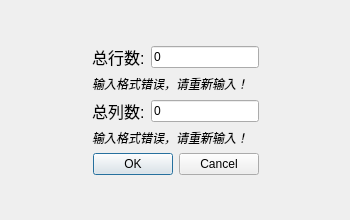
<?xml version="1.0" encoding="UTF-8"?>
<ui version="4.0">
 <class>DialogNew</class>
 <widget class="QDialog" name="DialogNew">
  <property name="geometry">
   <rect>
    <x>0</x>
    <y>0</y>
    <width>350</width>
    <height>220</height>
   </rect>
  </property>
  <property name="sizePolicy">
   <sizepolicy hsizetype="Minimum" vsizetype="Preferred">
    <horstretch>0</horstretch>
    <verstretch>0</verstretch>
   </sizepolicy>
  </property>
  <property name="minimumSize">
   <size>
    <width>350</width>
    <height>220</height>
   </size>
  </property>
  <property name="maximumSize">
   <size>
    <width>16777215</width>
    <height>16777215</height>
   </size>
  </property>
  <property name="windowTitle">
   <string>Dialog</string>
  </property>
  <layout class="QGridLayout" name="gridLayout">
   <item row="0" column="1">
    <spacer name="verticalSpacer">
     <property name="orientation">
      <enum>Qt::Vertical</enum>
     </property>
     <property name="sizeType">
      <enum>QSizePolicy::Expanding</enum>
     </property>
     <property name="sizeHint" stdset="0">
      <size>
       <width>20</width>
       <height>40</height>
      </size>
     </property>
    </spacer>
   </item>
   <item row="1" column="2">
    <spacer name="horizontalSpacer_2">
     <property name="orientation">
      <enum>Qt::Horizontal</enum>
     </property>
     <property name="sizeHint" stdset="0">
      <size>
       <width>40</width>
       <height>20</height>
      </size>
     </property>
    </spacer>
   </item>
   <item row="1" column="1">
    <layout class="QVBoxLayout" name="verticalLayout_3">
     <item>
      <layout class="QVBoxLayout" name="verticalLayout">
       <item>
        <layout class="QHBoxLayout" name="horizontalLayout_3">
         <item>
          <widget class="QLabel" name="label">
           <property name="font">
            <font>
             <pointsize>12</pointsize>
            </font>
           </property>
           <property name="text">
            <string>总行数:</string>
           </property>
          </widget>
         </item>
         <item>
          <widget class="QLineEdit" name="RowInAll">
           <property name="text">
            <string>0</string>
           </property>
          </widget>
         </item>
        </layout>
       </item>
       <item>
        <widget class="QLabel" name="label_3">
         <property name="font">
          <font>
           <italic>true</italic>
          </font>
         </property>
         <property name="text">
          <string>输入格式错误，请重新输入！</string>
         </property>
        </widget>
       </item>
      </layout>
     </item>
     <item>
      <layout class="QVBoxLayout" name="verticalLayout_2">
       <item>
        <layout class="QHBoxLayout" name="horizontalLayout_2">
         <item>
          <widget class="QLabel" name="label_2">
           <property name="font">
            <font>
             <pointsize>12</pointsize>
            </font>
           </property>
           <property name="text">
            <string>总列数:</string>
           </property>
          </widget>
         </item>
         <item>
          <widget class="QLineEdit" name="ColumnInAll">
           <property name="text">
            <string>0</string>
           </property>
          </widget>
         </item>
        </layout>
       </item>
       <item>
        <widget class="QLabel" name="label_4">
         <property name="font">
          <font>
           <italic>true</italic>
          </font>
         </property>
         <property name="text">
          <string>输入格式错误，请重新输入！</string>
         </property>
        </widget>
       </item>
      </layout>
     </item>
    </layout>
   </item>
   <item row="2" column="1">
    <widget class="QDialogButtonBox" name="buttonBox">
     <property name="standardButtons">
      <set>QDialogButtonBox::Cancel|QDialogButtonBox::Ok</set>
     </property>
    </widget>
   </item>
   <item row="1" column="0">
    <spacer name="horizontalSpacer">
     <property name="orientation">
      <enum>Qt::Horizontal</enum>
     </property>
     <property name="sizeHint" stdset="0">
      <size>
       <width>40</width>
       <height>20</height>
      </size>
     </property>
    </spacer>
   </item>
   <item row="3" column="1">
    <spacer name="verticalSpacer_2">
     <property name="orientation">
      <enum>Qt::Vertical</enum>
     </property>
     <property name="sizeHint" stdset="0">
      <size>
       <width>20</width>
       <height>40</height>
      </size>
     </property>
    </spacer>
   </item>
  </layout>
 </widget>
 <resources/>
 <connections/>
</ui>
